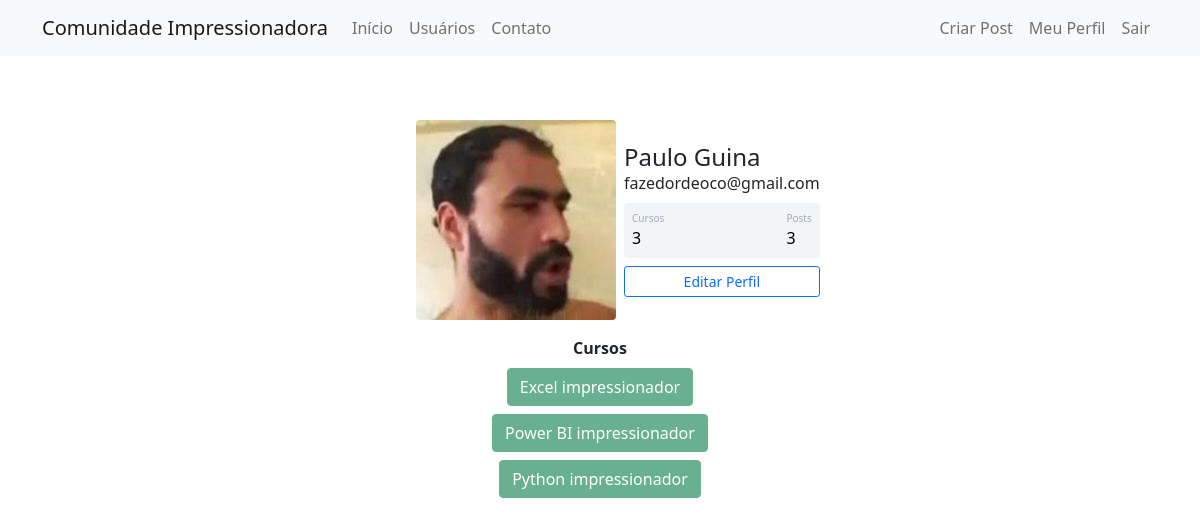
Screenshot of /perfil (signed in) with the database file from the repository.
### comunidadeimpressionadora/models.py (models this page shows)
class Usuario(database.Model, UserMixin):
    id = database.Column(database.Integer, primary_key=True)
    username = database.Column(database.String, nullable=False)
    email = database.Column(database.String, nullable=False, unique=True)
    senha = database.Column(database.String, nullable=False)
    foto_perfil = database.Column(database.String, default='default.jpg')
    posts = database.relationship('Post', backref='autor', lazy=True)
    cursos = database.Column(database.String, nullable=False, default='Não Informado')
    def contar_posts(self):
        return len(self.posts)

### comunidadeimpressionadora/routes.py (the view)
@app.route('/perfil')
@login_required
def perfil():
    foto_perfil = url_for('static', filename='fotos_perfil/{}'.format(current_user.foto_perfil))
    return render_template('perfil.html', foto_perfil=foto_perfil)

### comunidadeimpressionadora/models.py (called while the page is built)
@login_manager.user_loader
def load_usuario(id_usuario):
    return Usuario.query.get(int(id_usuario))

### comunidadeimpressionadora/templates/perfil.html (shortened to what this page needs)
{% extends 'base.html' %}
{% block body %}
    <div class="container mt-5 d-flex justify-content-center">
            <div class="card p-3">
                <div class="d-flex align-items-center">
                    <div class="image pe-2">
                        <img src="{{ foto_perfil }}" class="rounded" width="200" >
                    </div>
                <div class="ml-3 w-100">
                   <h4 class="mb-0 mt-0">{{ current_user.username }}</h4>
                    <span>{{current_user.email}}</span>
                   <div class="p-2 mt-2 bg-primary d-flex justify-content-between rounded text-white stats">
                    <div class="d-flex flex-column">
                        {% if 'Não Informado' in current_user.cursos %}
                            <span class="articles">Cursos</span>
                            <span class="number1">0</span>
                        {% else %}
                            <span class="articles">Cursos</span>
                            <span class="number1">{{ current_user.cursos.count(';') + 1 }}</span>
                        {% endif %}
                    </div>
                    <div class="d-flex flex-column">
                        <span class="rating">Posts</span>
                        <span class="number3">{{ current_user.contar_posts() }}</span>
                    </div>
                   </div>
                   <div class="button mt-2 d-flex flex-row align-items-center">
                        <a class="w-100" href="{{ url_for('editar_perfil') }}">
                            <button class="btn btn-sm btn-outline-primary w-100">Editar Perfil</button>
                        </a>
                   </div>
                </div>
                </div>
            </div>
    </div>
<div class="row justify-content-center">
    <div class="col col-4" style="text-align: center">
        <strong>Cursos</strong><br>
        {% for curso in current_user.cursos.split(';') %}
            <button type="button" class="btn btn-success mt-2" disabled>{{ curso }}</button>
        {% endfor %}
    </div>
</div>
{% endblock %}

### comunidadeimpressionadora/static/main.css (style rules this page uses)
.card { width: 400px; border: none; border-radius: 10px; background-color: #fff; }
.stats { background: #f2f5f8 !important; color: #000 !important; }
.articles { font-size:10px; color: #a1aab9; }
.number1 { font-weight:500; }
.rating { font-size:10px; color: #a1aab9; }
.number3 { font-weight:500; }

### rows the page displays
Usuario: username "Paulo Guina", email "fazedordeoco@gmail.com", cursos "3"

### other values shown
{{ current_user.contar_posts() }} "3"
{{ curso }} "Excel impressionador" "Power BI impressionador" "Python impressionador"
